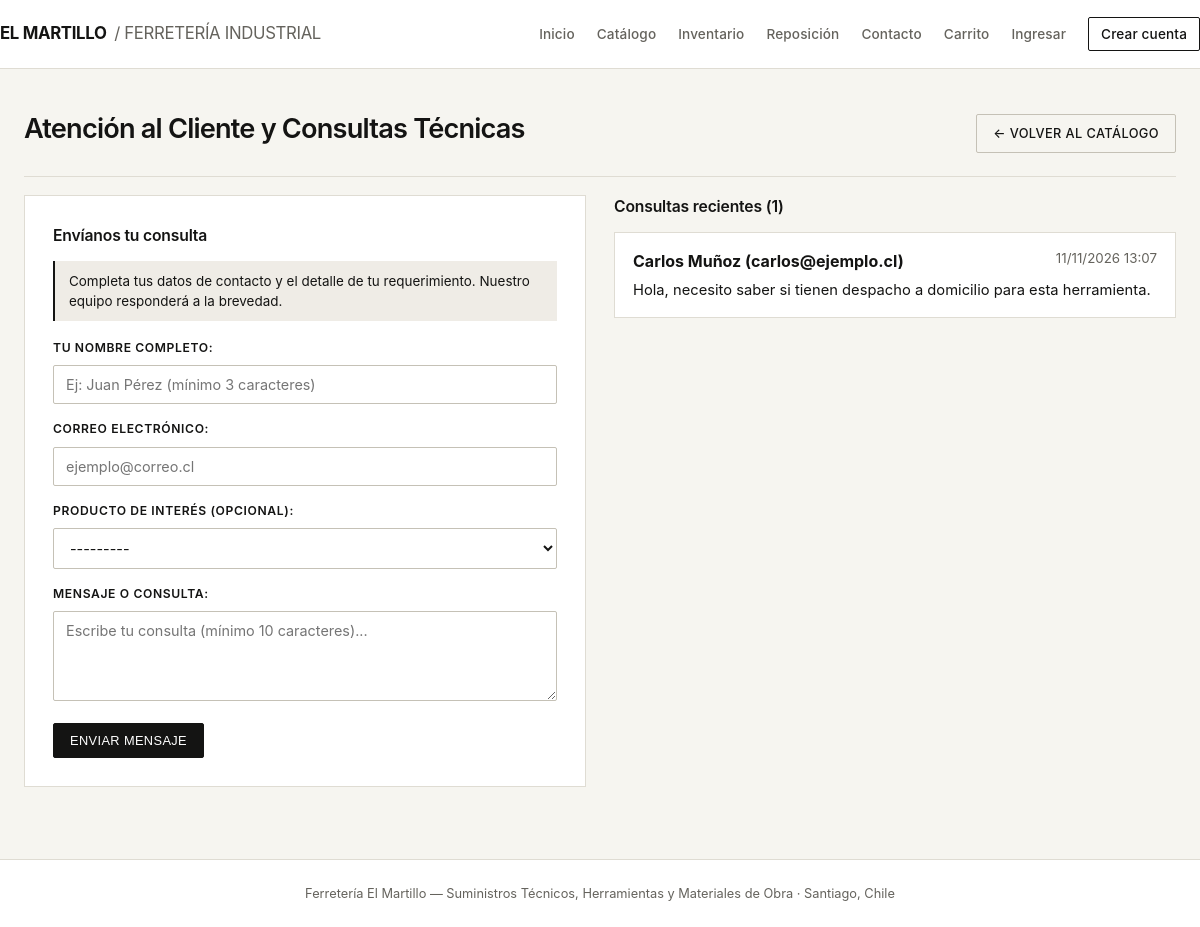
/consultas/, run on the app's committed database.
### productos/models.py (models this page shows, shortened)
class Producto(models.Model):
    nombre = models.CharField(max_length=120)
    descripcion = models.TextField(blank=True, default="")
    precio = models.PositiveIntegerField(help_text="Precio en CLP")
    stock = models.PositiveIntegerField(default=0)
    imagen = models.CharField(
        max_length=255,
        blank=True,
        default="/static/img/productos/default.jpg",
        help_text="Ruta o URL de la imagen del producto"
    )
    categoria = models.ForeignKey(
        Categoria,
        on_delete=models.SET_NULL,
        null=True,
        blank=True,
        related_name="productos"
    )
    class Meta:
        ordering = ["nombre"]
    def __str__(self):
        return f"{self.nombre} (${self.precio} - stock: {self.stock})"

class ConsultaCliente(models.Model):
    nombre = models.CharField(max_length=100)
    correo = models.EmailField()
    mensaje = models.TextField()
    producto_interes = models.ForeignKey(
        Producto,
        on_delete=models.SET_NULL,
        null=True,
        blank=True,
        related_name="consultas"
    )
    fecha = models.DateTimeField(auto_now_add=True)
    class Meta:
        ordering = ["-fecha"]

### productos/views.py (the view)
# urls.py: path("consultas/", views.consultas_clientes, name="consultas"),
def consultas_clientes(request):
    producto_id = request.GET.get("producto", "")
    if request.method == "POST":
        form = ConsultaClienteForm(request.POST)
        if form.is_valid():
            consulta = form.save()
            messages.success(
                request,
                f"¡Gracias {consulta.nombre}! Tu consulta fue guardada en la base de datos correctamente."
            )
            return redirect("consultas")
    else:
        datos_iniciales = {}
        if producto_id.isdigit():
            datos_iniciales["producto_interes"] = int(producto_id)
        form = ConsultaClienteForm(initial=datos_iniciales)
    consultas = ConsultaCliente.objects.select_related("producto_interes").all()[:10]
    _, _, cart_count = calcular_detalle_carrito(obtener_carrito(request))
    ultimos_visitados = obtener_ultimos_visitados(request)
    contexto = {
        "form": form,
        "consultas": consultas,
        "cart_count": cart_count,
        "ultimos_visitados": ultimos_visitados,
    }
    return render(request, "consultas.html", contexto)

### productos/forms.py (shortened to what this page needs)
class ConsultaClienteForm(forms.ModelForm):
    class Meta:
        model = ConsultaCliente
        fields = ["nombre", "correo", "producto_interes", "mensaje"]
        labels = {
            "nombre": "Tu nombre completo",
            "correo": "Correo electrónico",
            "producto_interes": "Producto de interés (opcional)",
            "mensaje": "Mensaje o consulta",
        }
        widgets = {
            "nombre": forms.TextInput(attrs={"placeholder": "Ej: Juan Pérez (mínimo 3 caracteres)"}),
            "correo": forms.EmailInput(attrs={"placeholder": "ejemplo@correo.cl"}),
            "mensaje": forms.Textarea(attrs={"rows": 4, "placeholder": "Escribe tu consulta (mínimo 10 caracteres)..."}),
        }
        error_messages = {
            "nombre": {
                "required": "El nombre es obligatorio.",
            },
            "correo": {
                "required": "El correo electrónico es obligatorio.",
                "invalid": "Ingresa un correo electrónico válido (ejemplo@dominio.cl).",
            },
            "mensaje": {
                "required": "El mensaje de la consulta es obligatorio.",
            },
        }

### productos/views.py (called while the page is built, shortened)
def obtener_carrito(request):
    return request.session.get("carrito", {})

def calcular_detalle_carrito(carrito):
    items = []
    total = 0
    cantidad_total = 0
    return items, total, cantidad_total

def obtener_ultimos_visitados(request):
    ids_visitados = request.session.get("ultimos_visitados", [])
    productos_visitados = []
    for prod_id in ids_visitados:
        prod = Producto.objects.filter(id=prod_id).first()
        if prod:
            productos_visitados.append(prod)
    return productos_visitados

### templates/consultas.html (shortened to what this page needs)
{% extends "base.html" %}
{% block content %}
<div class="sec-head" style="margin-top: 0;">
  <h1>Atención al Cliente y Consultas Técnicas</h1>
  <a class="btn ghost" href="{% url 'tienda' %}">← Volver al catálogo</a>
</div>
<div class="two-col">
  <div class="form" style="max-width: 100%;">
    <h3 style="margin-top: 0;">Envíanos tu consulta</h3>
    <p class="hint">
      Completa tus datos de contacto y el detalle de tu requerimiento. Nuestro equipo responderá a la brevedad.
    </p>
    <form method="post" novalidate>
      {{ form.as_p }}
      <button class="btn" type="submit">Enviar mensaje</button>
    </form>
  </div>
  <div>
    <h3 style="margin-top: 0; margin-bottom: 14px;">Consultas recientes ({{ consultas|length }})</h3>
    {% if consultas %}
      {% for c in consultas %}
      <div class="order">
        <div style="display: flex; justify-content: space-between; flex-wrap: wrap; gap: 8px;">
          <strong>{{ c.nombre }} ({{ c.correo }})</strong>
          <small style="color: #65635d;">{{ c.fecha|date:"d/m/Y H:i" }}</small>
        </div>
        <p style="margin: 6px 0 0; color: #141413;">{{ c.mensaje }}</p>
      </div>
      {% endfor %}
    {% else %}
      <p>Aún no hay consultas registradas.</p>
    {% endif %}
  </div>
</div>
{% endblock %}

### static/css/style.css (style rules this page uses)
:root { --bg: #f6f5f0; --surface: #ffffff; --surface-alt: #efece6; --ink: #141413; --muted: #65635d; --line: #dfdcd3; --line-strong: #c5c1b6; --accent: #9e4726; --ok: #1f5135; --warn: #8c5319; --danger: #962828; }
* { box-sizing: border-box; }
html { scroll-behavior: smooth; }
body { margin: 0; font-family: "Inter", -apple-system, BlinkMacSystemFont, "Helvetica Neue", Arial, sans-serif; background-color: var(--bg); color: var(--ink); line-height: 1.5; -webkit-font-smoothing: antialiased; }
h1 { font-size: 1.7rem; font-weight: 600; letter-spacing: -0.03em; margin: 0 0 14px; color: var(--ink); }
h3 { font-size: 0.98rem; font-weight: 600; letter-spacing: -0.01em; margin: 0 0 6px; }
p { color: var(--muted); font-size: 0.92rem; }
button, .btn, a.btn { background-color: var(--ink); color: #ffffff; border: 1px solid var(--ink); padding: 9px 16px; border-radius: 2px; cursor: pointer; text-decoration: none; display: inline-block; font-size: 0.8rem; font-weight: 500; letter-spacing: 0.03em; text-transform: uppercase; transition: background-color 0.15s ease, color 0.15s ease, border-color 0.15s ease; }
.btn.ghost, a.btn.ghost { background-color: transparent; color: var(--ink); border: 1px solid var(--line-strong); }
.form { background-color: var(--surface); border: 1px solid var(--line); padding: 28px; max-width: 560px; }
.auth form p, .form form p { margin: 0 0 16px; color: var(--ink); }
.auth label, .form label { display: block; font-size: 0.76rem; font-weight: 600; text-transform: uppercase; letter-spacing: 0.05em; color: var(--ink); margin-bottom: 4px; }
.auth input, .form input, .form select, .form textarea { width: 100%; padding: 10px 12px; border: 1px solid var(--line-strong); border-radius: 2px; margin-top: 4px; background-color: var(--surface); color: var(--ink); font-family: inherit; font-size: 0.9rem; }
.hint { background-color: var(--surface-alt); border-left: 2px solid var(--ink); padding: 10px 14px; font-size: 0.84rem; color: var(--ink); margin-bottom: 18px; }
.order { background-color: var(--surface); border: 1px solid var(--line); padding: 16px 18px; margin-bottom: 12px; }
.sec-head { display: flex; justify-content: space-between; align-items: baseline; margin: 36px 0 18px; padding-bottom: 12px; border-bottom: 1px solid var(--line); flex-wrap: wrap; gap: 12px; }
.two-col { display: grid; grid-template-columns: 1fr 1fr; gap: 28px; align-items: start; }

### data on the page
ConsultaCliente: nombre "Carlos Muñoz", correo "carlos@ejemplo.cl", fecha "11/11/2026 13:07", mensaje "Hola, necesito saber si tienen despacho a domicilio para esta herramienta."

### other printed values
{{ consultas|length }} "1"
